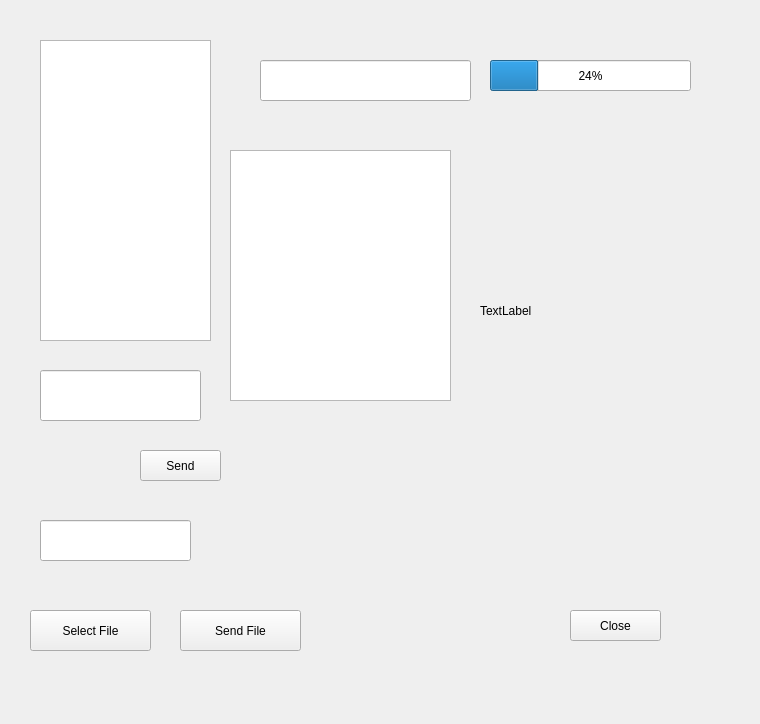
<?xml version="1.0" encoding="UTF-8"?>
<ui version="4.0">
 <class>Server</class>
 <widget class="QWidget" name="Server">
  <property name="geometry">
   <rect>
    <x>0</x>
    <y>0</y>
    <width>760</width>
    <height>724</height>
   </rect>
  </property>
  <property name="windowTitle">
   <string>Server</string>
  </property>
  <widget class="QTextEdit" name="browser">
   <property name="geometry">
    <rect>
     <x>40</x>
     <y>40</y>
     <width>171</width>
     <height>301</height>
    </rect>
   </property>
  </widget>
  <widget class="QLineEdit" name="lineEdit">
   <property name="geometry">
    <rect>
     <x>40</x>
     <y>370</y>
     <width>161</width>
     <height>51</height>
    </rect>
   </property>
  </widget>
  <widget class="QLineEdit" name="lineEdit_currentPath">
   <property name="geometry">
    <rect>
     <x>260</x>
     <y>60</y>
     <width>211</width>
     <height>41</height>
    </rect>
   </property>
  </widget>
  <widget class="QLineEdit" name="lineEdit_fileName">
   <property name="geometry">
    <rect>
     <x>40</x>
     <y>520</y>
     <width>151</width>
     <height>41</height>
    </rect>
   </property>
  </widget>
  <widget class="QListWidget" name="listWidget">
   <property name="geometry">
    <rect>
     <x>230</x>
     <y>150</y>
     <width>221</width>
     <height>251</height>
    </rect>
   </property>
  </widget>
  <widget class="QProgressBar" name="progressBar_fileProgress">
   <property name="geometry">
    <rect>
     <x>490</x>
     <y>60</y>
     <width>201</width>
     <height>31</height>
    </rect>
   </property>
   <property name="value">
    <number>24</number>
   </property>
  </widget>
  <widget class="QPushButton" name="pushButton">
   <property name="geometry">
    <rect>
     <x>570</x>
     <y>610</y>
     <width>91</width>
     <height>31</height>
    </rect>
   </property>
   <property name="text">
    <string>Close</string>
   </property>
  </widget>
  <widget class="QPushButton" name="pushButton_selectFile">
   <property name="geometry">
    <rect>
     <x>30</x>
     <y>610</y>
     <width>121</width>
     <height>41</height>
    </rect>
   </property>
   <property name="text">
    <string>Select File</string>
   </property>
  </widget>
  <widget class="QPushButton" name="pushButton_send">
   <property name="geometry">
    <rect>
     <x>140</x>
     <y>450</y>
     <width>81</width>
     <height>31</height>
    </rect>
   </property>
   <property name="text">
    <string>Send</string>
   </property>
  </widget>
  <widget class="QPushButton" name="pushButton_sendFile">
   <property name="geometry">
    <rect>
     <x>180</x>
     <y>610</y>
     <width>121</width>
     <height>41</height>
    </rect>
   </property>
   <property name="text">
    <string>Send File</string>
   </property>
  </widget>
  <widget class="QWidget" name="widget" native="true">
   <property name="geometry">
    <rect>
     <x>470</x>
     <y>160</y>
     <width>271</width>
     <height>331</height>
    </rect>
   </property>
   <widget class="QLabel" name="label">
    <property name="geometry">
     <rect>
      <x>10</x>
      <y>10</y>
      <width>231</width>
      <height>281</height>
     </rect>
    </property>
    <property name="text">
     <string>TextLabel</string>
    </property>
   </widget>
  </widget>
 </widget>
 <layoutdefault spacing="6" margin="11"/>
 <resources/>
 <connections/>
</ui>
